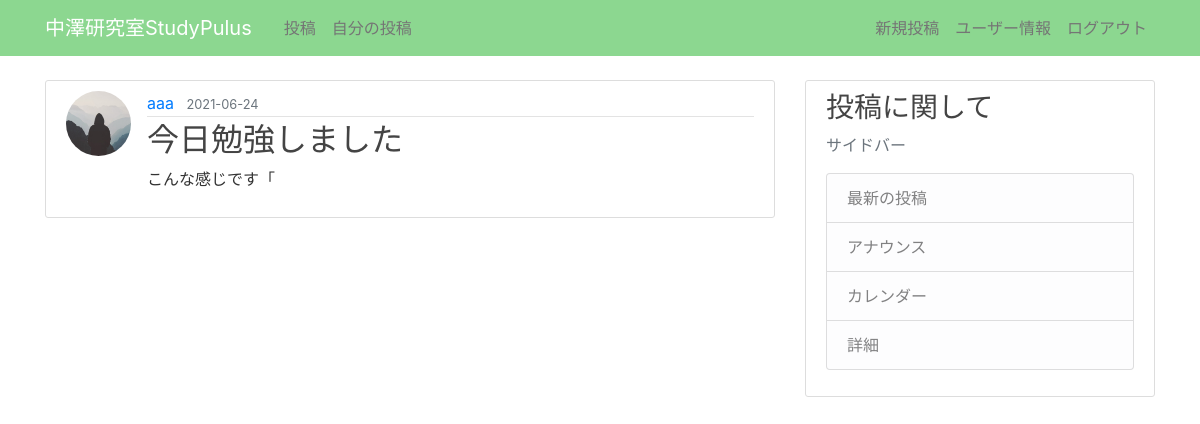
Page /post/28 (signed in) on the committed database.
### flaskblog/models.py (models this page shows, shortened)
class User(db.Model, UserMixin):
    id = db.Column(db.Integer, primary_key=True)
    username = db.Column(db.String(20), unique=True, nullable=False)
    email = db.Column(db.String(120), unique=True, nullable=False)
    image_file = db.Column(db.String(20), nullable=False, default='default.jpg')
    password = db.Column(db.String(60), nullable=False)
    posts = db.relationship('Post', backref='author', lazy=True)

class Post(db.Model):
    id = db.Column(db.Integer, primary_key=True)
    title = db.Column(db.String(100), nullable=False)
    date_posted = db.Column(db.DateTime, nullable=False, default=datetime.utcnow)
    content = db.Column(db.Text, nullable=False)
    user_id = db.Column(db.Integer, db.ForeignKey('user.id'), nullable=False)

### flaskblog/routes.py (the view)
@app.route("/post/<int:post_id>")
def post(post_id):
    post = Post.query.get_or_404(post_id)
    return render_template('post.html', title=post.title, post=post)

### flaskblog/models.py (called while the page is built)
@login_manager.user_loader
def load_user(user_id):
    return User.query.get(int(user_id))

### flaskblog/templates/post.html (shortened to what this page needs)
{% extends "layout.html" %}
{% block content %}
  <article class="media content-section">
    <img class="rounded-circle article-img" src="{{ url_for('static', filename='profile_pics/' + post.author.image_file) }}">
    <div class="media-body">
      <div class="article-metadata">
        <a class="mr-2" href="{{ url_for('user_posts', username=post.author.username) }}">{{ post.author.username }}</a>
        <small class="text-muted">{{ post.date_posted.strftime('%Y-%m-%d') }}</small>
      </div>
      <h2 class="article-title">{{ post.title }}</h2>
      <p class="article-content">{{ post.content }}</p>
    </div>
  </article>
{% endblock content %}

### flaskblog/static/main.css (style rules this page uses)
body { background: #FFFFFF; color: #333333; margin-top: 5rem; }
h1, h2, h3, h4, h5, h6 { color: #444444; }
.content-section { background: #ffffff; padding: 10px 20px; border: 1px solid #dddddd; border-radius: 3px; margin-bottom: 20px; }
.article-title { color: #444444; }
.article-content { white-space: pre-line; }
.article-img { height: 65px; width: 65px; margin-right: 16px; }
.article-metadata { padding-bottom: 1px; margin-bottom: 4px; border-bottom: 1px solid #e3e3e3 }

### rows in the picture
User: image_file (placeholder picture), author.username "aaa"
Post: date_posted "2021-06-24", title "今日勉強しました", content "こんな感じです「"
